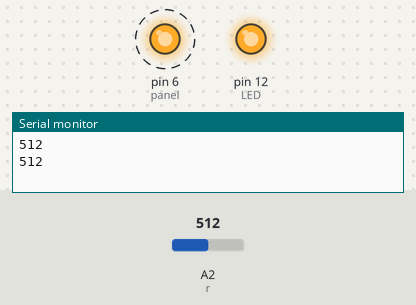
Recording of a sketch running on a simulated Arduino Uno, built with avr-gcc and run on an emulated ATmega328P. Shown: output pins drawn as LEDs (lit = HIGH), the last lines printed to the serial monitor. Dashed ring = blinking. The inputs (shaded band) are chosen by the test bench; at power-on: A2 (r) = 512.

Above: at 1.25 s.
1.3 s: A2 (r) set to 122
At 1.39 s:
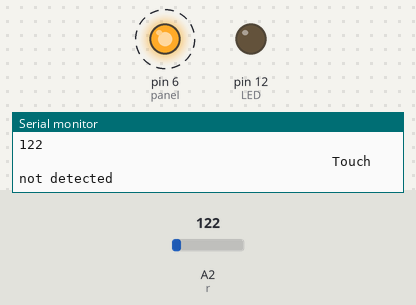
4.3 s: A2 (r) set to 306
At 4.6 s:
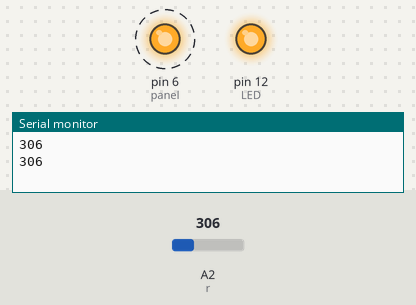
Timing chart, 0 to 13.3 s (numbered marks = the images above; inputs shaded):
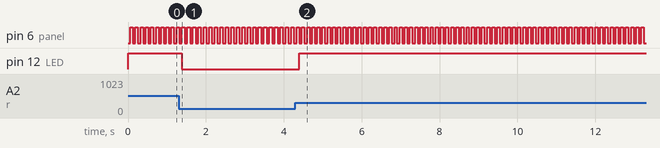

The sketch:

touch_basics.ino
```cpp
#define r 2
#define panel 6
#define LED 12

int data;
int t=10;
int tp = 250;

unsigned long current =0;
unsigned long previous =0;
unsigned long previous2 =0;

int period = 12;
int period2 =100;
int state = LOW;

void setup() {
  // put your setup code here, to run once:
  Serial.begin(9600);
pinMode(2,INPUT);
pinMode(panel,OUTPUT);
pinMode(12,OUTPUT);

}

void loop() {
  // put your main code here, to run repeatedly:
 current=millis();
//Serial.println(current);
if(current - previous >= period)
{
  previous = current;
  if(state == LOW)
  {
    state = HIGH;
  }
  else
  {
    state = LOW;
  }
  //Serial.print("                               ");
  //Serial.print(state);
   digitalWrite(panel,state);

}
data = analogRead(r);
if(current - previous2 >= period2)
{
  previous2 = current;
 Serial.println(data);
}
if(data<tp)
 {
  Serial.println("                                        Touch not detected");
  Serial.println(data);
  digitalWrite(LED,LOW);
 }

 if(data>tp)
 {
  Serial.println("                                        Touch detected");
  Serial.println(data);
  digitalWrite(LED,HIGH);
 }
}
```

Measured:
- after the input at 1.3 s, pin 12 (LED): HIGH → LOW after 0.08 s
- after the input at 4.3 s, pin 12 (LED): LOW → HIGH after 0.10 s
- by itself, pin 6 (panel): alternates HIGH for 0.06 s and LOW for 0.07 s
